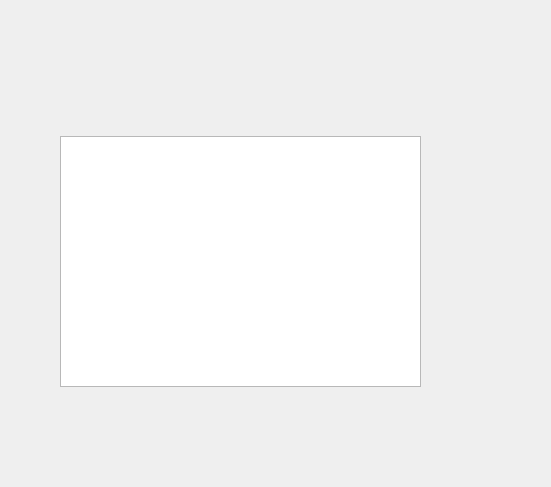
<?xml version="1.0" encoding="UTF-8"?>
<ui version="4.0">
 <class>messageControl</class>
 <widget class="QWidget" name="messageControl">
  <property name="geometry">
   <rect>
    <x>0</x>
    <y>0</y>
    <width>551</width>
    <height>487</height>
   </rect>
  </property>
  <property name="windowTitle">
   <string>Form</string>
  </property>
  <widget class="QTextEdit" name="textEdit">
   <property name="geometry">
    <rect>
     <x>60</x>
     <y>136</y>
     <width>361</width>
     <height>251</height>
    </rect>
   </property>
  </widget>
 </widget>
 <resources/>
 <connections/>
</ui>
